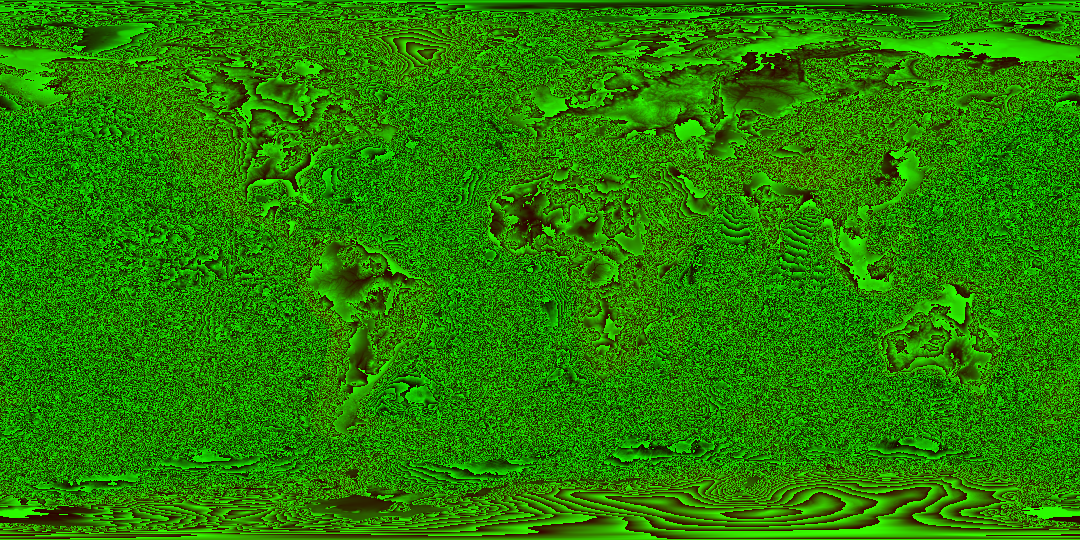
#> input picture data/elev-1080.png, 1080 x 540 px; its folder holds only this picture in this run
$ python make-elevation-webp.py
#> lines starting #> are read from the running program, lines starting #| are printed output that depends on the picture; after the words box and inside, x2 and y2 are one past the last pixel; in counts of white or black regions, pixels touching at a corner belong together
#!/usr/bin/env python3
"""Build data/elev-1080.webp from data/elev-1080.png.

Run from anywhere:  python3 tools/make-elevation-webp.py
Needs Python 3 with Pillow (built with WebP support) and NumPy.

The PNG stays the untouched original. Elevation is 16-bit, packed as
R * 256 + G - OFFSET_M metres, so the WebP must be lossless.

What changes: ocean deeper than COAST_BAND_M that is not in a 2x2 sampling
cell with shallower water or land is set to one flat value (R=G=B=0). The
globe never shows those pixels. Water is fully transparent, the land
contours ignore it, and the coastline term in globe-shaders.js clamps water depth
at COAST_BAND_M. That clamp is what makes the change invisible, so keep the
two constants equal. This only holds while the sea level is 0 m or higher.
"""

from pathlib import Path

import numpy as np
from PIL import Image

COAST_BAND_M = 2000  # must match COAST_BAND_M in src/js/globe-shaders.js
OFFSET_M = 11000
ROOT = Path(__file__).resolve().parent.parent
PNG = ROOT / 'data' / 'elev-1080.png'
OUT = ROOT / 'data' / 'elev-1080.webp'


def dilate_cells(mask):
    """Mark every pixel that shares a bilinear 2x2 cell with a marked pixel.

    Matches the shader's sampling: x wraps around, y clamps at the poles.
    """
    out = mask.copy()
    for dy in (-1, 0, 1):
        if dy == -1:
            rows = np.vstack([mask[1:], mask[-1:]])
        elif dy == 1:
            rows = np.vstack([mask[:1], mask[:-1]])
        else:
            rows = mask
        for dx in (-1, 0, 1):
            out |= np.roll(rows, dx, axis=1)
    return out


def main():
    rgb = np.array(Image.open(PNG).convert('RGB'))
#> rgb is the input picture: shape (540, 1080, 3); mean R, G, B 35.1, 128.1, 0
    elev = rgb[..., 0].astype(np.int32) * 256 + rgb[..., 1] - OFFSET_M
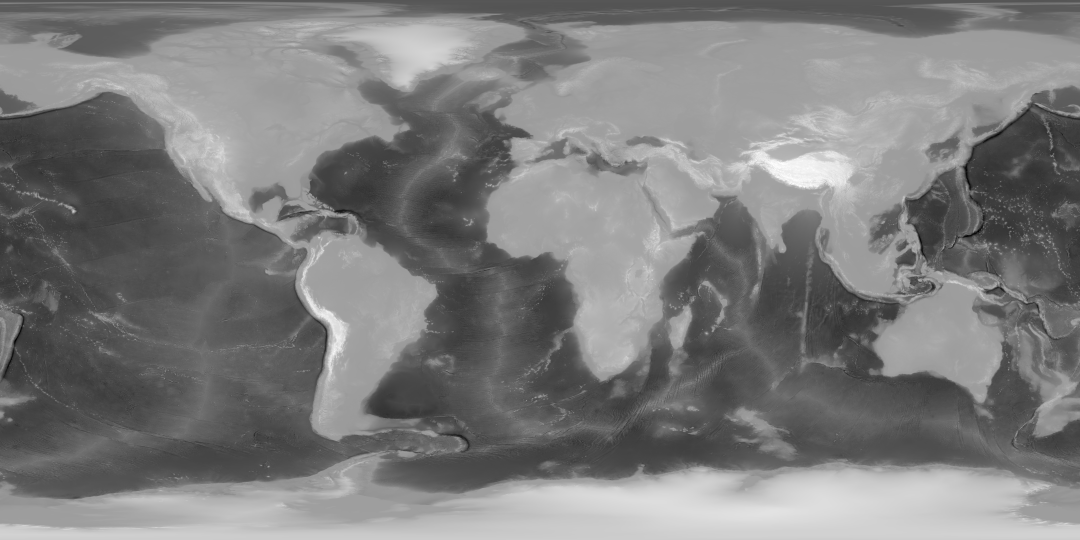
#> elev: shape (540, 1080) int32; min -9295, max 5747, mean -1894; drawn with min black and max white
    keep = dilate_cells(elev > -COAST_BAND_M)
#> in dilate_cells, `out = mask.copy()`:
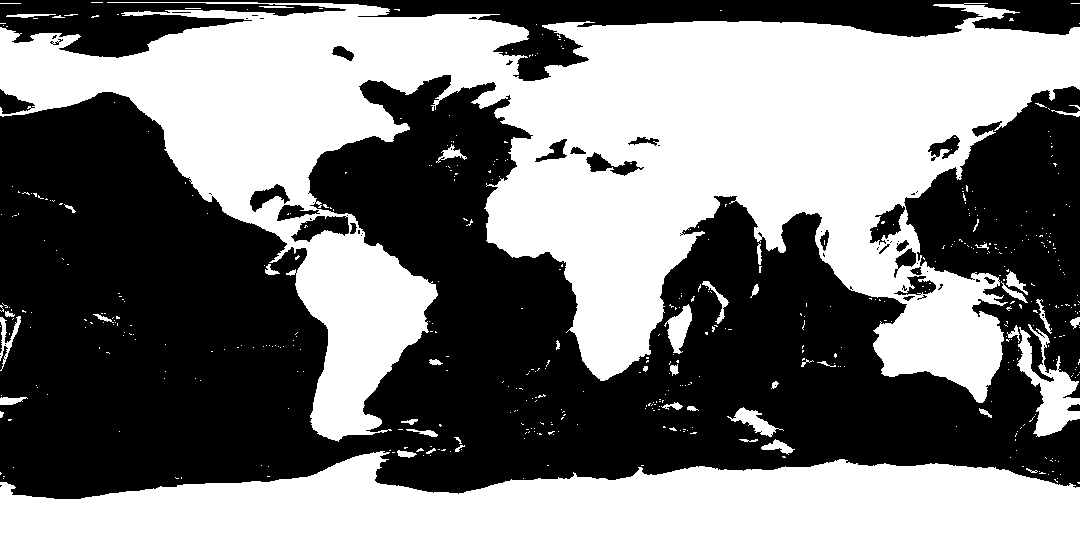
#> out: shape (540, 1080) bool; 47.5% white; 519 white regions (471 under 20 px), largest, box (x1, y1, x2, y2) and area: (0, 2, 1080, 442) 200925, (0, 451, 1080, 540) 67459, (1017, 324, 1080, 437) 2827
#> the loop in dilate_cells, `for dy in (-1, 0, 1):` made 3 passes
#> pass 1, in dilate_cells, `rows = np.vstack([mask[1:], mask[-1:]])`:
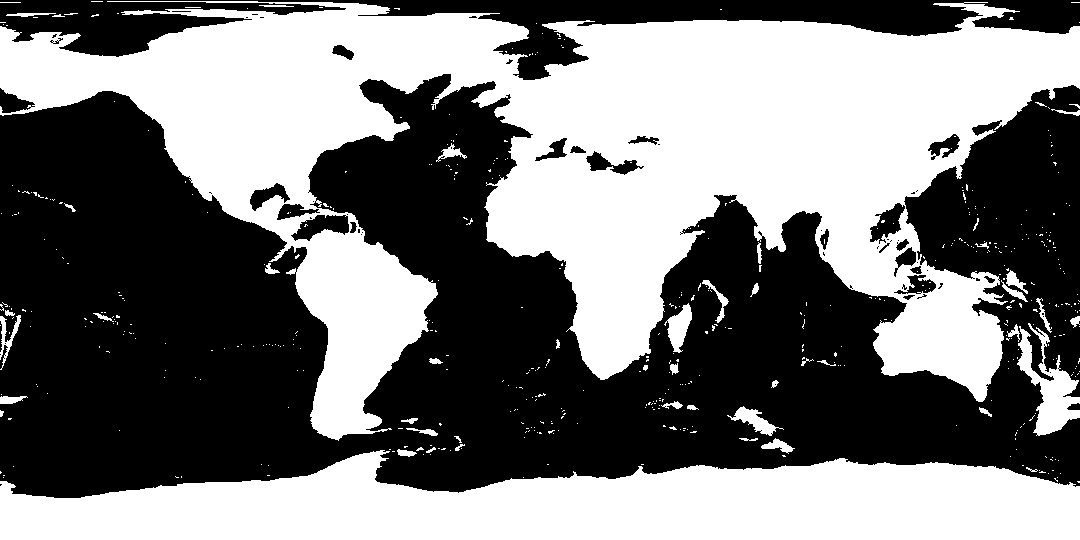
#> rows: shape (540, 1080) bool; 47.7% white; 519 white regions (471 under 20 px), largest, box (x1, y1, x2, y2) and area: (0, 1, 1080, 441) 200925, (0, 450, 1080, 540) 68539, (1017, 323, 1080, 436) 2827
#> pass 3, in dilate_cells, `rows = np.vstack([mask[:1], mask[:-1]])`:
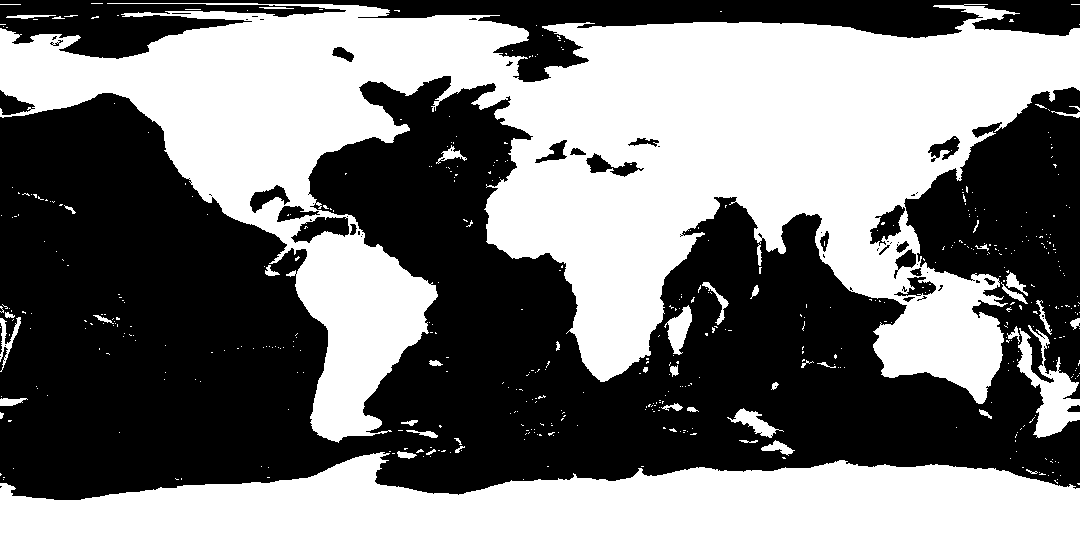
#> rows: shape (540, 1080) bool; 47.3% white; 519 white regions (471 under 20 px), largest, box (x1, y1, x2, y2) and area: (0, 3, 1080, 443) 200925, (0, 452, 1080, 540) 66379, (1017, 325, 1080, 438) 2827
#> after the loop in dilate_cells, `for dy in (-1, 0, 1):`:
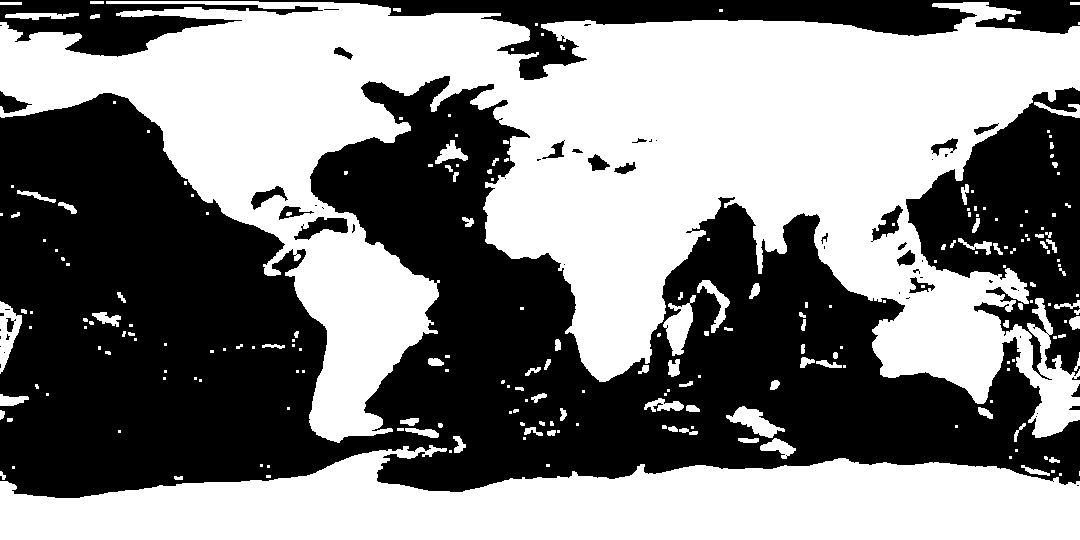
#> out: shape (540, 1080) bool; 51.1% white; 58 black regions (35 under 20 px), largest, box (x1, y1, x2, y2) and area: (0, 76, 1080, 498) 230338, (906, 87, 1080, 380) 26018, (0, 0, 1080, 80) 25259

    flat = rgb.copy()
    flat[~keep] = 0
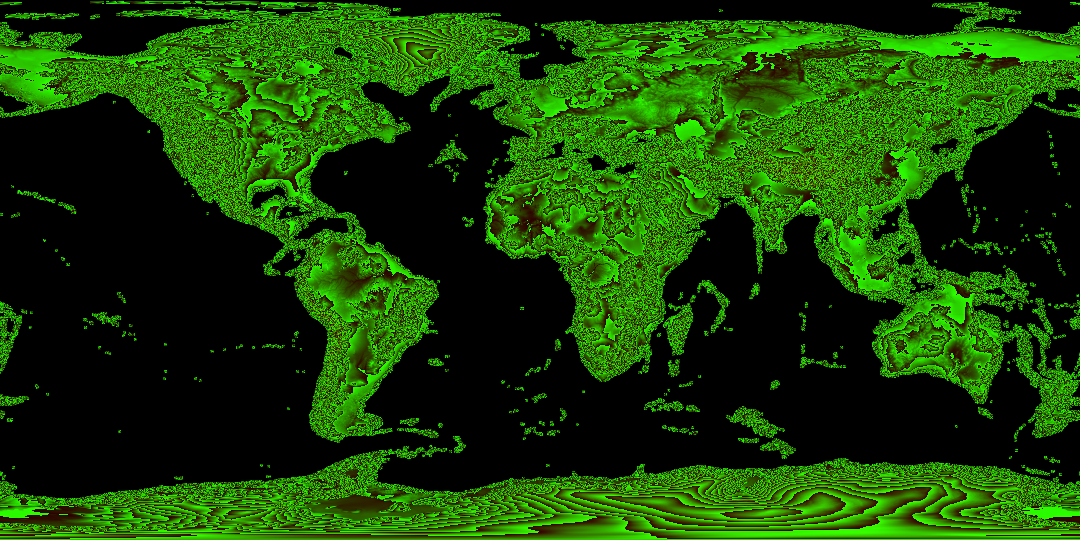
#> flat: shape (540, 1080, 3); mean R, G, B 22.5, 65.8, 0
    flat[..., 2] = 0

    Image.fromarray(flat, 'RGB').save(OUT, 'WEBP', lossless=True, quality=100, method=6)

    back = np.array(Image.open(OUT).convert('RGB'))
    if not np.array_equal(back, flat):
        raise SystemExit(f'{OUT.name} did not round-trip exactly; is Pillow encoding lossless WebP?')

    print(f'{PNG.name}: {PNG.stat().st_size / 1024:.0f} KB -> {OUT.name}: {OUT.stat().st_size / 1024:.0f} KB')
    print(f'kept {keep.mean() * 100:.1f}% of pixels exactly, flattened {(~keep).mean() * 100:.1f}% (deep ocean)')
#| kept 51.1% of pixels exactly, flattened 48.9% (deep ocean)


if __name__ == '__main__':
    main()
